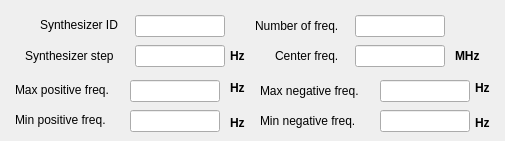
      <widget class="QWidget" name="roach1">
       <attribute name="title">
        <string>ROACH 1</string>
       </attribute>
       <widget class="QLineEdit" name="maxPosR1Edit">
        <property name="geometry">
         <rect>
          <x>130</x>
          <y>80</y>
          <width>90</width>
          <height>22</height>
         </rect>
        </property>
        <property name="font">
         <font>
          <pointsize>9</pointsize>
         </font>
        </property>
       </widget>
       <widget class="QLineEdit" name="maxNegR1Edit">
        <property name="geometry">
         <rect>
          <x>380</x>
          <y>80</y>
          <width>90</width>
          <height>22</height>
         </rect>
        </property>
        <property name="font">
         <font>
          <pointsize>9</pointsize>
         </font>
        </property>
       </widget>
       <widget class="QLabel" name="label_60">
        <property name="geometry">
         <rect>
          <x>255</x>
          <y>15</y>
          <width>101</width>
          <height>21</height>
         </rect>
        </property>
        <property name="font">
         <font>
          <pointsize>9</pointsize>
         </font>
        </property>
        <property name="text">
         <string>Number of freq.</string>
        </property>
       </widget>
       <widget class="QLabel" name="label_51">
        <property name="geometry">
         <rect>
          <x>475</x>
          <y>115</y>
          <width>21</width>
          <height>16</height>
         </rect>
        </property>
        <property name="font">
         <font>
          <pointsize>9</pointsize>
          <weight>75</weight>
          <bold>true</bold>
         </font>
        </property>
        <property name="text">
         <string>Hz</string>
        </property>
       </widget>
       <widget class="QLabel" name="label_47">
        <property name="geometry">
         <rect>
          <x>260</x>
          <y>110</y>
          <width>111</width>
          <height>21</height>
         </rect>
        </property>
        <property name="font">
         <font>
          <pointsize>9</pointsize>
         </font>
        </property>
        <property name="text">
         <string>Min negative freq.</string>
        </property>
       </widget>
       <widget class="QLineEdit" name="synthStepEdit">
        <property name="geometry">
         <rect>
          <x>135</x>
          <y>45</y>
          <width>90</width>
          <height>22</height>
         </rect>
        </property>
        <property name="font">
         <font>
          <pointsize>9</pointsize>
         </font>
        </property>
       </widget>
       <widget class="QLineEdit" name="minNegR1Edit">
        <property name="geometry">
         <rect>
          <x>380</x>
          <y>110</y>
          <width>90</width>
          <height>22</height>
         </rect>
        </property>
        <property name="font">
         <font>
          <pointsize>9</pointsize>
         </font>
        </property>
       </widget>
       <widget class="QLabel" name="label_56">
        <property name="geometry">
         <rect>
          <x>230</x>
          <y>45</y>
          <width>21</width>
          <height>21</height>
         </rect>
        </property>
        <property name="font">
         <font>
          <pointsize>9</pointsize>
          <weight>75</weight>
          <bold>true</bold>
         </font>
        </property>
        <property name="text">
         <string>Hz</string>
        </property>
       </widget>
       <widget class="QLabel" name="label_58">
        <property name="geometry">
         <rect>
          <x>25</x>
          <y>45</y>
          <width>111</width>
          <height>21</height>
         </rect>
        </property>
        <property name="font">
         <font>
          <pointsize>9</pointsize>
         </font>
        </property>
        <property name="text">
         <string>Synthesizer step</string>
        </property>
       </widget>
       <widget class="QLineEdit" name="minPosR1Edit">
        <property name="geometry">
         <rect>
          <x>130</x>
          <y>110</y>
          <width>90</width>
          <height>22</height>
         </rect>
        </property>
        <property name="font">
         <font>
          <pointsize>9</pointsize>
         </font>
        </property>
       </widget>
       <widget class="QLabel" name="label_52">
        <property name="geometry">
         <rect>
          <x>15</x>
          <y>110</y>
          <width>111</width>
          <height>20</height>
         </rect>
        </property>
        <property name="font">
         <font>
          <pointsize>9</pointsize>
         </font>
        </property>
        <property name="text">
         <string>Min positive freq.</string>
        </property>
       </widget>
       <widget class="QLabel" name="label_50">
        <property name="geometry">
         <rect>
          <x>15</x>
          <y>80</y>
          <width>111</width>
          <height>20</height>
         </rect>
        </property>
        <property name="font">
         <font>
          <pointsize>9</pointsize>
         </font>
        </property>
        <property name="text">
         <string>Max positive freq.</string>
        </property>
       </widget>
       <widget class="QLabel" name="label_53">
        <property name="geometry">
         <rect>
          <x>40</x>
          <y>15</y>
          <width>111</width>
          <height>20</height>
         </rect>
        </property>
        <property name="font">
         <font>
          <pointsize>9</pointsize>
         </font>
        </property>
        <property name="text">
         <string>Synthesizer ID</string>
        </property>
       </widget>
       <widget class="QLabel" name="label_41">
        <property name="geometry">
         <rect>
          <x>230</x>
          <y>115</y>
          <width>21</width>
          <height>16</height>
         </rect>
        </property>
        <property name="font">
         <font>
          <pointsize>9</pointsize>
          <weight>75</weight>
          <bold>true</bold>
         </font>
        </property>
        <property name="text">
         <string>Hz</string>
        </property>
       </widget>
       <widget class="QLineEdit" name="cenFreqR1Edit">
        <property name="geometry">
         <rect>
          <x>355</x>
          <y>45</y>
          <width>90</width>
          <height>22</height>
         </rect>
        </property>
        <property name="font">
         <font>
          <pointsize>9</pointsize>
         </font>
        </property>
       </widget>
       <widget class="QLabel" name="label_59">
        <property name="geometry">
         <rect>
          <x>275</x>
          <y>45</y>
          <width>71</width>
          <height>21</height>
         </rect>
        </property>
        <property name="font">
         <font>
          <pointsize>9</pointsize>
         </font>
        </property>
        <property name="text">
         <string>Center freq.</string>
        </property>
       </widget>
       <widget class="QLineEdit" name="synth1Edit">
        <property name="geometry">
         <rect>
          <x>135</x>
          <y>15</y>
          <width>90</width>
          <height>22</height>
         </rect>
        </property>
        <property name="font">
         <font>
          <pointsize>9</pointsize>
         </font>
        </property>
       </widget>
       <widget class="QLabel" name="label_44">
        <property name="geometry">
         <rect>
          <x>260</x>
          <y>80</y>
          <width>111</width>
          <height>21</height>
         </rect>
        </property>
        <property name="font">
         <font>
          <pointsize>9</pointsize>
         </font>
        </property>
        <property name="text">
         <string>Max negative freq.</string>
        </property>
       </widget>
       <widget class="QLabel" name="label_55">
        <property name="geometry">
         <rect>
          <x>475</x>
          <y>80</y>
          <width>21</width>
          <height>16</height>
         </rect>
        </property>
        <property name="font">
         <font>
          <pointsize>9</pointsize>
          <weight>75</weight>
          <bold>true</bold>
         </font>
        </property>
        <property name="text">
         <string>Hz</string>
        </property>
       </widget>
       <widget class="QLabel" name="label_57">
        <property name="geometry">
         <rect>
          <x>455</x>
          <y>45</y>
          <width>31</width>
          <height>21</height>
         </rect>
        </property>
        <property name="font">
         <font>
          <pointsize>9</pointsize>
          <weight>75</weight>
          <bold>true</bold>
         </font>
        </property>
        <property name="text">
         <string>MHz</string>
        </property>
       </widget>
       <widget class="QLineEdit" name="NfreqR1Edit">
        <property name="geometry">
         <rect>
          <x>355</x>
          <y>15</y>
          <width>90</width>
          <height>22</height>
         </rect>
        </property>
        <property name="font">
         <font>
          <pointsize>9</pointsize>
         </font>
        </property>
       </widget>
       <widget class="QLabel" name="label_54">
        <property name="geometry">
         <rect>
          <x>230</x>
          <y>80</y>
          <width>21</width>
          <height>16</height>
         </rect>
        </property>
        <property name="font">
         <font>
          <pointsize>9</pointsize>
          <weight>75</weight>
          <bold>true</bold>
         </font>
        </property>
        <property name="text">
         <string>Hz</string>
        </property>
       </widget>
      </widget>
